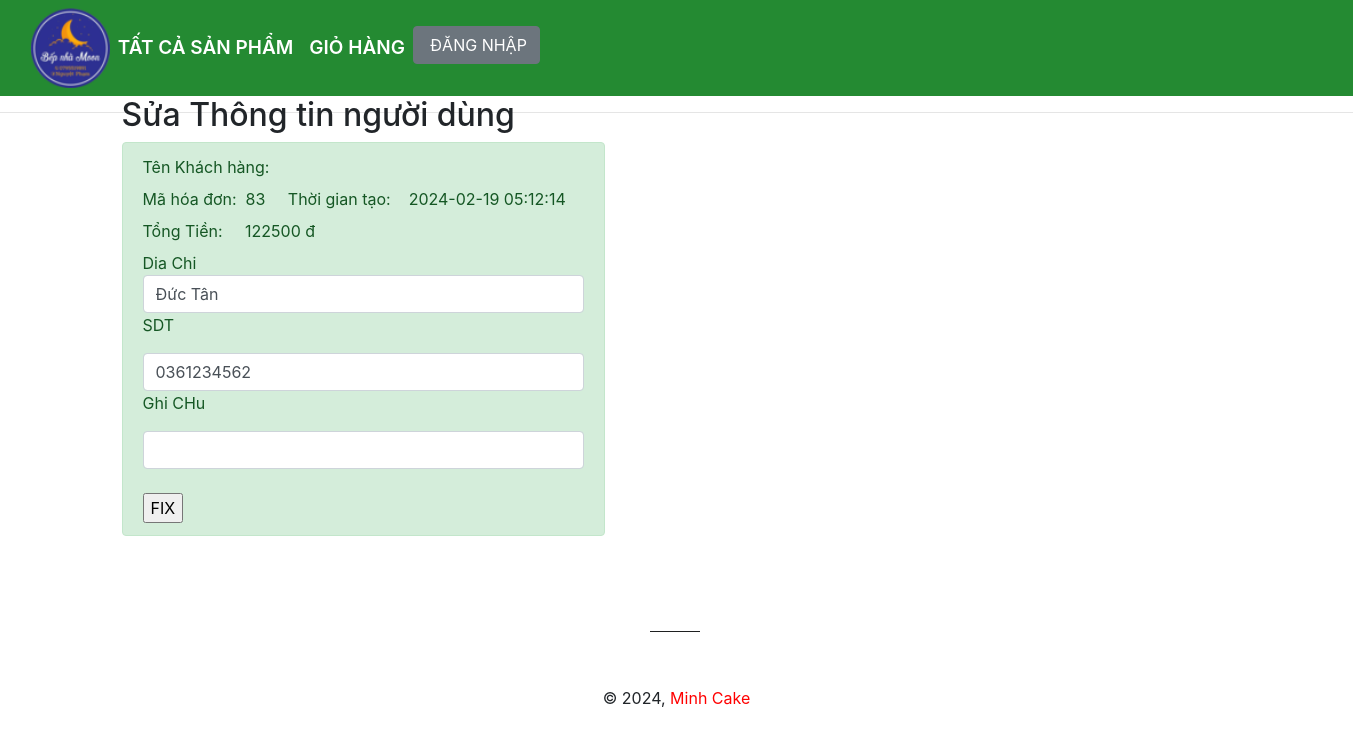
/order/suaOrder.php?id=83, run on the app's committed database.
### tables this page shows
CREATE TABLE `hoadon` (
  `ID_HoaDon` int(11) NOT NULL,
  `ID_ThanhVien` int(11) NOT NULL,
  `ThoiGianLap` datetime NOT NULL,
  `DiaChi` varchar(30) NOT NULL,
  `GhiChu` varchar(30) NOT NULL,
  `GiaTien` float NOT NULL,
  `SoDienThoai` varchar(10) NOT NULL,
  `XuLy` tinyint(1) NOT NULL
);

### order/suaOrder.php (the view, shortened to what this page needs)
<?php
include('../conection.php');
?>
<?php
if (isset($_GET['id'])) {
  $ID_Order = $_GET['id'];
} else {
  echo "Empty query!";
  exit;
}
?>
<?php
$sql_getOrder = "SELECT * FROM hoadon where ID_HoaDon='$ID_Order' LIMIT 1";
$query_getOrder = mysqli_query($mysqli, $sql_getOrder);
$row = mysqli_fetch_array($query_getOrder);
?>
<!DOCTYPE html>
<html style="scroll-behavior: smooth">
<head>
  <link rel="stylesheet" href="../bootstrap/css/bootstrap.min.css">
  <link rel="stylesheet" href="../bootstrap/css/bootstrap.css">
  <link rel="stylesheet" href="../bootstrap/js/bootstrap.bundle.js">
  <link rel="stylesheet" href="../bootstrap/js/bootstrap.bundle.min.js">
  <link rel="stylesheet" href="../style.css">
  <link rel="stylesheet" href="../themify-icons/themify-icons.css">
</head>
<body>
  <div class="sticky-top">
    <div class="menu sticky-top">
      <nav class="navbar navbar-expand-lg header-custom" style="background-color: #248A32;">
        <div class="container-fluid font-header-custom">
          <a class="navbar-branch" href="../index.php">
            <img src="../image/logo/logo.png" height="80">
          </a>
          <div class="collapse navbar-collapse" id="navbarSupportedContent">
            <ul class="navbar-nav me-auto mb-2 mb-lg-0">
              <li class="nav-item">
                <a class="nav-link active" href="index.php" style="color:white;">TẤT CẢ SẢN PHẨM</a>
              </li>
              <li class="nav-item">
                <a class="nav-link" href="../cart" style="color:white;">GIỎ HÀNG</a>
              </li>
              <?php if (isset($_SESSION['TenDangNhap'])) { ?>
                <li class="nav-item">
                  <a class="nav-link active" href="../historyOrder.php" style="color:white;">LỊCH SỬ ĐẶT HÀNG</a>
                </li>
                <li class="nav-item">
                  <a class="nav-link" href="../ThanhVien/logout.php" style="color:white;">ĐĂNG XUẤT</a>
                </li>
                <li class="nav-item">
                  <a type="button" class="btn btn-secondary"
                    href="../ThanhVien/profile.php?id=<?php echo $_SESSION['ID_ThanhVien'] ?>" id="btn"
                    style="color:white;"></span>
                    <?php echo $_SESSION['HoVaTen'] ?>
                  </a>
                </li>
              <?php } else { ?>
                <li><a type="button" class="btn btn-secondary" href="../ThanhVien/login.php">&nbsp;ĐĂNG NHẬP </a></li>
              <?php } ?>
            </ul>
          </div>
        </div>
      </nav>
    </div>
  </div>
  <div class="container">
    <div class="get-order" style="float: left; ">
      <h2>Sửa Thông tin người dùng</h2>
      <div class="alert alert-success" role="alert">
        <form method="POST" action="">
          <tr>
            <label>Tên Khách hàng:&nbsp;
            </label>
            <label>Mã hóa đơn:&nbsp;
              <?php echo $row['ID_HoaDon'] ?> &nbsp; &nbsp;
            </label>
            <label>Thời gian tạo:&nbsp; &nbsp;
              <?php echo $row['ThoiGianLap'] ?> &nbsp; &nbsp;
            </label>
            <label>Tổng Tiền: &nbsp; &nbsp;
              <?php echo $row['GiaTien'] ?> đ
            </label>
            <td>Dia Chi</td>
            <td><input class="form-control" type="text" name="DiaChi" value="<?php echo $row['DiaChi']; ?>"></td>
            <td>
              <p>SDT</p>
            </td>
            <td> <input class="form-control" type="text" name="SoDienThoai" value="<?php echo $row['SoDienThoai']; ?>">
            </td>
            <td>
              <p>Ghi CHu</p>
            </td>
            <td> <input class="form-control" type="text" name="GhiChu" value="<?php echo $row['GhiChu']; ?>"></td>
            <td><input type="submit" name="sua" value="FIX"></td>
          </tr>
        </form>
      </div>
    </div>
  </div>
  <hr class="hr--large">
  <div class="space" style="text-align: center; background-color: #white ">
    <img style="" src="../image/thanhspace.PNG">
    <p class="site-footer__copyright-content">
      © 2024,
      <a href="" \title="" style=" color: red"> Minh Cake</a>
  </div>
</body>
</html>

### style.css (style rules this page uses)
.header-custom { background-color: #CCFFFF }
.font-header-custom { font-weight: 600; font-size: 19px }

### data on the page
hoadon: ID_HoaDon "83", ThoiGianLap "2024-02-19 05:12:14", GiaTien "122500", DiaChi "Đức Tân", SoDienThoai "0361234562"
